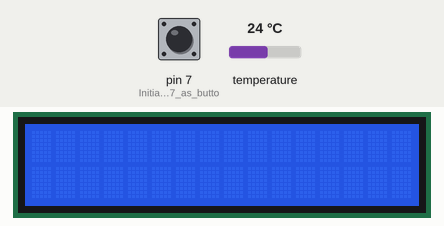
Simulated run of this sketch. Board: Arduino Uno, built with avr-gcc and run on an emulated ATmega328P. Parts: 16×2 character LCD. The inputs (shaded band) are chosen by the test bench; at power-on: pin 7 (Initialize_Pin_7_as_butto) LOW, temperature 24 °C. What the sketch prints to the serial monitor is not drawn.

Above: at 1.3 s.
1.4 s: pin 7 (Initialize_Pin_7_as_butto) pulled HIGH for 1.15 s
At 2.39 s:
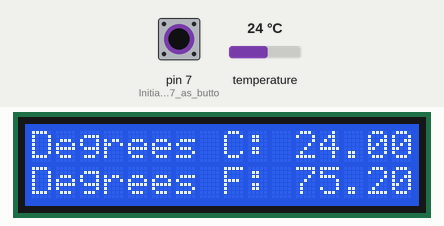
4.1 s: pin 7 (Initialize_Pin_7_as_butto) pulled HIGH for 3.2 s
Timing chart, 0 to 7.1 s (numbered marks = the images above; inputs shaded):
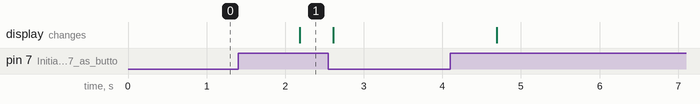

The sketch:

Lab1.ino
```cpp
#include <LiquidCrystal.h>
#include <SoftwareSerial.h>
#include <OneWire.h>
#include <DallasTemperature.h>

LiquidCrystal lcd(12, 11, 6, 5, 4, 3); // RS -> PD12; EN -> PD11; D4 -> PD6; D5 -> PD5; D6 -> PD4; D7 -> PD3
OneWire oneWire(2); //sensor data plugged into PD2
DallasTemperature therm(&oneWire);

String celc = "Degrees C: "; // Initialize Strings for LCD
String fahr = "Degrees F: ";
String err = "    Error   ";
String noSens = "No Sensor Found";

void reqTemp();
void printLCD(String s1, String s2);
SoftwareSerial BTSerial(9, 10); // Initialize HC-06 on Arduino

void setup(void)
{
  Serial.begin(9600);
  therm.begin();
  lcd.begin(16,2);
  BTSerial.begin(9600);

  pinMode(7, INPUT); // Initialize Pin 7 as button

  reqTemp(); // Requests temperature

  celc = "Degrees C: " + String(therm.getTempCByIndex(0));
  fahr = "Degrees F: " + String(therm.getTempFByIndex(0));
}


void loop() {
  delay(1000); // Sets one second interval

  reqTemp(); // Reads the temperature, regardless of button
  while(digitalRead(7) == HIGH){ // Checks if button is pressed, which indicated the LCD should display
    if(therm.getTempCByIndex(0) == -127){ // Checks if Sensor isn't receiving data
      printLCD(err, noSens); // Prints "Error No Sensor Found" to LCD
    }
    else{
      fahr = "Degrees F: " + String(therm.getTempFByIndex(0));
      celc = "Degrees C: " + String(therm.getTempCByIndex(0));

      printLCD(celc,fahr); // Prints the Celcius and Fahrenheit Temperatures to the LCD
      Serial.print("\n" + String(therm.getTempCByIndex(0)));
      BTSerial.print("\n" + String(therm.getTempCByIndex(0))); // Sends data over the HC-06 device
    }
  }
  Serial.print("\n" + String(therm.getTempCByIndex(0)));
  BTSerial.print("\n" + String(therm.getTempCByIndex(0))); // Sends data over the HC-06 device
  lcd.clear();
}

void printLCD(String s1, String s2){ // Prints to LCD line by line
  lcd.setCursor(0,0); // Top line of 16x2 LCD
  lcd.print(s1);
  lcd.setCursor(0,1); // Bottom Line
  lcd.print(s2);
}

void reqTemp() { // Method to get temperatures from the DS18B20 temperature sensor
  therm.setWaitForConversion(false); // Enables asynchronous temperature requests
  therm.requestTemperatures();
  therm.setWaitForConversion(true);
}
```

Measured:
- after the input at 1.4 s, the display: changes after 0.78 s (image 1)
